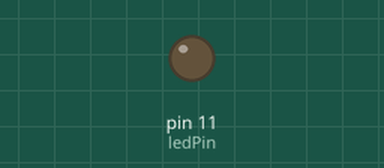
Recording of a program running on a simulated Arduino Uno, built with avr-gcc and run on an emulated ATmega328P. Shown: output pins drawn as LEDs (lit = HIGH).

Above: at 0.05 s.
At 2.05 s:
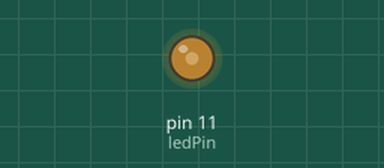
At 3.6 s:
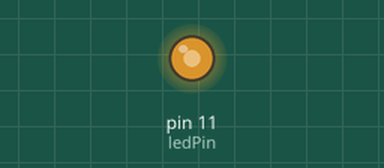
At 7.2 s:
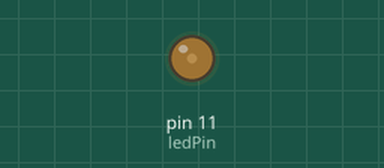
Timing chart, 0 to 10.7 s (numbered marks = the images above):
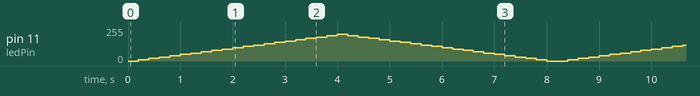

The program:

main.cpp
```cpp
#include <Arduino.h>
#include <util/delay.h>

// put function declarations here:
const int ledPin = 11;
int brightnessInPercent = 0;
int brightness = 0;
bool down = false;

void setup() {
  // put your setup code here, to run once:
  pinMode(ledPin, OUTPUT);
}

void loop() {
  // put your main code here, to run repeatedly:
  brightness = (256/100)*brightnessInPercent;
  analogWrite(ledPin, brightness);
  delay(200);
  if (brightnessInPercent < 100 and down == false) {
    brightnessInPercent = brightnessInPercent + 5;
  } else if (brightnessInPercent != 0)
  {
    brightnessInPercent = brightnessInPercent - 5;
    down = true;
  } else {
    down=false;
  }


}
```
